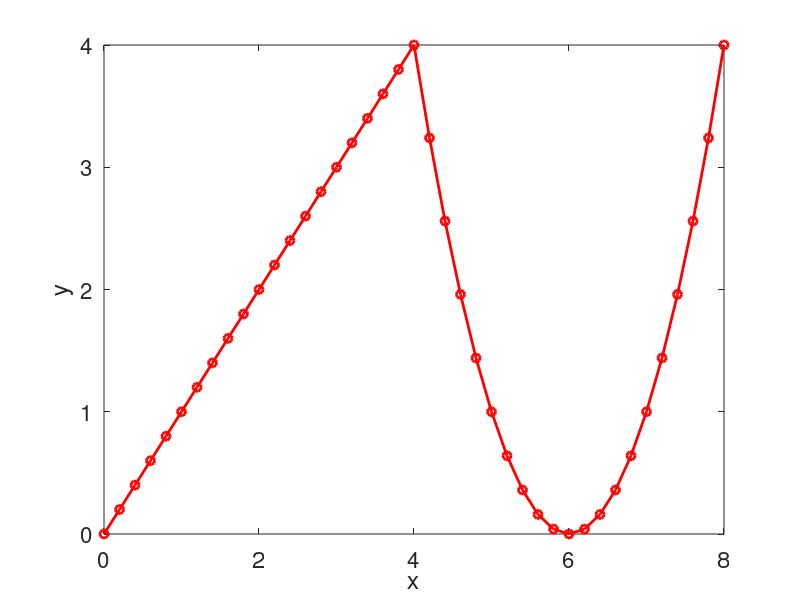

This figure's MATLAB source:
% Ingeniate en Octave - 2019 - FCAI-UNCuyo
% 
% Trabajo Practico 4 - Ejercicio 1
% Este es un script que contiene una funcion rampa(x).
% Primero se crea la funcion y finalmente se comprueba que funcione.

clear 
close all
clc

% ---------------------------------------------------------------
% 1) Creamos la funcion:

function y=rampa(x)
  % Esta funcion le asigna un valor de y a x, siguiendo dos criterios diferentes,
  % los cuales se encontraran en el practico del curso. 

  % se crea un vector de ceros "y" donde se pretenden guardar
  % los valores de la funcion
  y = zeros(size(x));
    
  %para cada elemento de x se calcula el valor de y
  for i = 1:length(x)
    if x(i) >= 4
      y(i) = (x(i)-6)^2;
    else 
      y(i) = x(i);
    end
  end
endfunction 

% ---------------------------------------------------------------
% 2) Comprobamos que la funcion tp4_rampa funciona correctamente
x=linspace(0,8,41);
y=rampa(x);
plot(x,y,'ro-','linewidth',2)
xlabel('x','fontsize',20)
ylabel('y','fontsize',20)
set(gca,'fontsize',16)